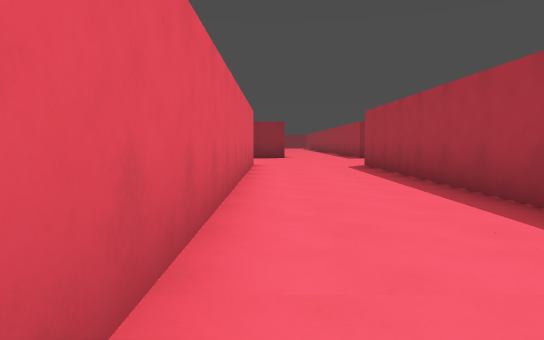
[1] (above)

18 first-person views from a walk through a 3-D level made in the Godot game engine. The camera is 1.2 m above the floor, tilts 4° down and sees 70° across. The floor is counted in squares, 2 m on a side. Each view is taken from the middle of a square. On the plan, view 1 faces up. The plan holds only what a view shows up to about 11 squares ahead; the rest is blank. The place goes on beyond the plan.

[2]
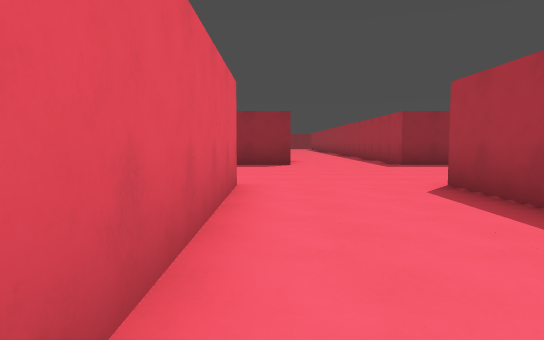

[3]
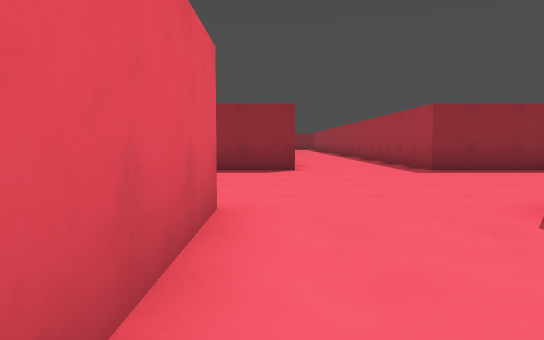

[4]
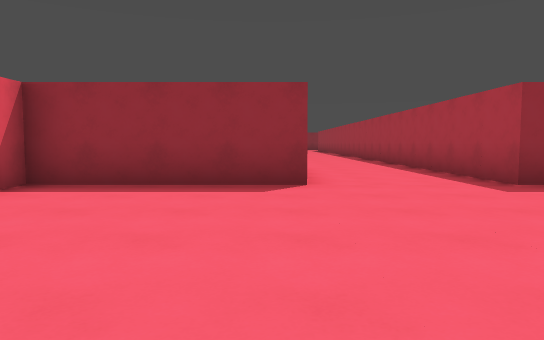

[5]
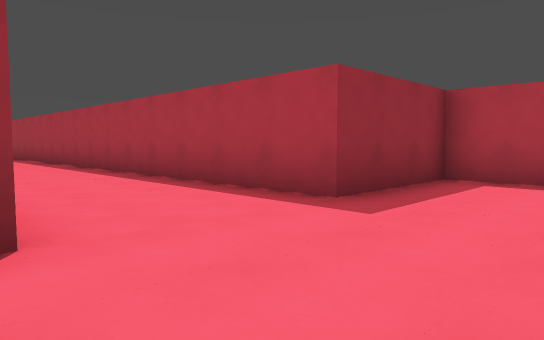

[6]
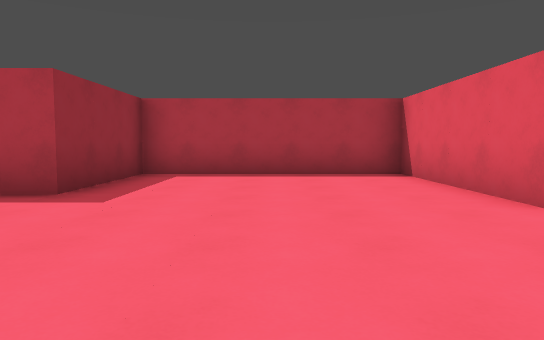

[7]
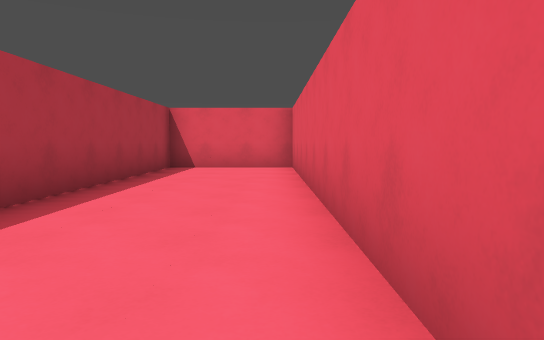

[8]
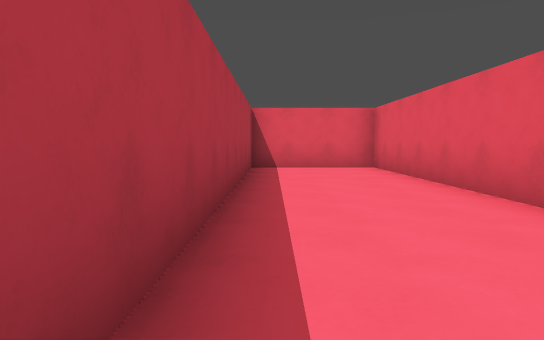

[9]
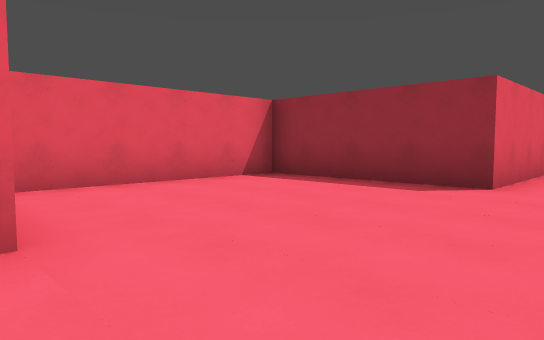

[10]
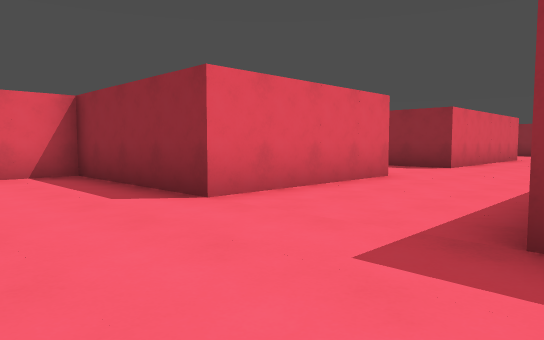

[11]
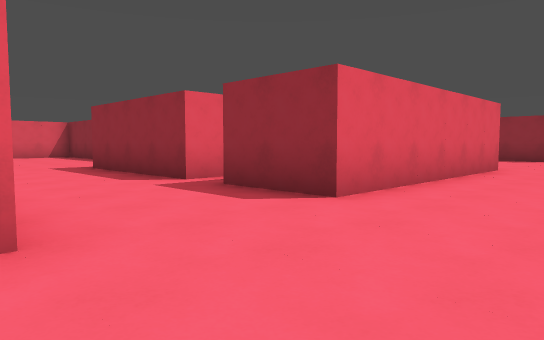

[12]
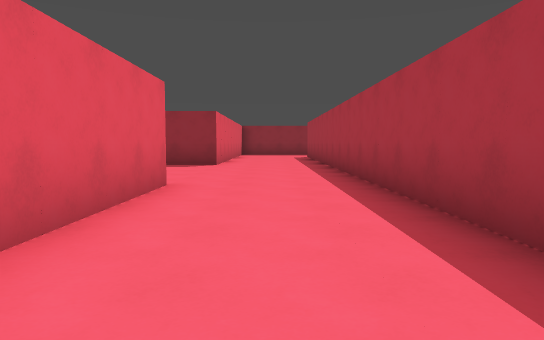

[13]
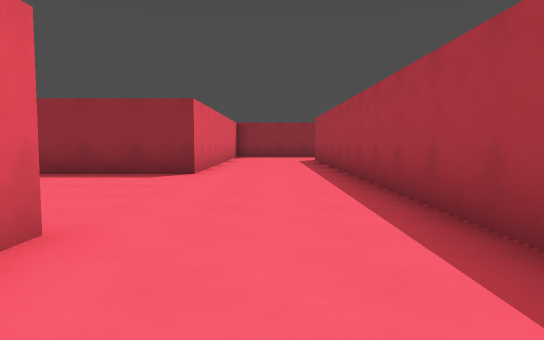

[14]
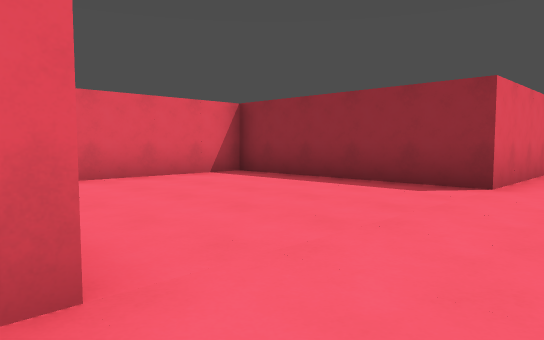

[15]
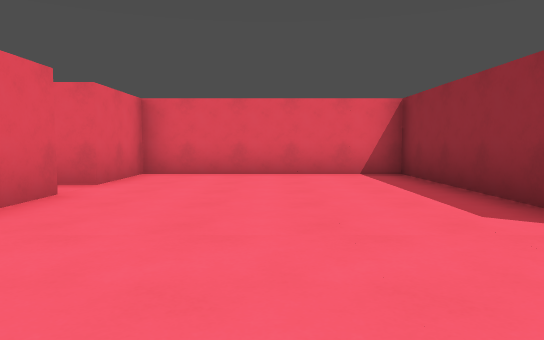

[16]
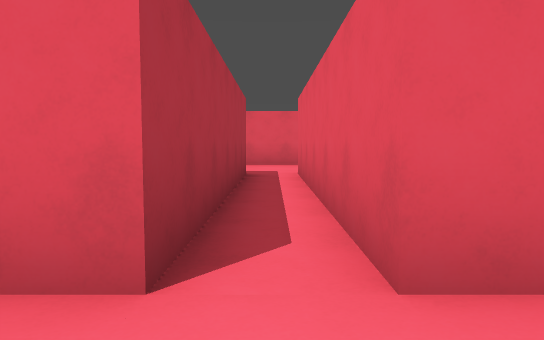

[17]
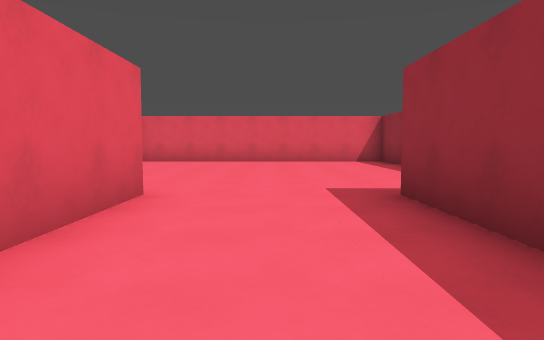

[18]
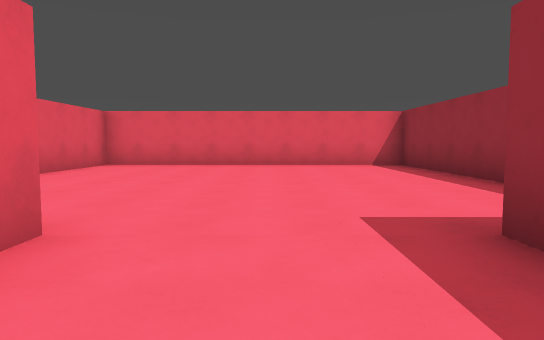

### Floor plan
Points are (right, up) in squares from view 1. A wall is a line through its corners. A room is listed if a view was taken in it or the views show most of it. See-through windows are left out.
Room 1 (views 1, 2, 3, 4, 5, 6, 7, 8, 9, 10, 11, 12, 13, 14, 15, 16, 17, 18)
walls: (0.5, 19.6) (0.5, 15.5) (-3.5, 15.5) (-3.5, 11); (-6.5, 19.5) (-1.2, 19.5); (0.5, 28.6) (0.5, 22.5) (-1.5, 22.5) (-1.5, 28.5) (-0.5, 28.5); (-9.8, 24.5) (-14.5, 24.5) (-14.5, 16.5) (-11.5, 16.5); (-0.5, 10.6) (-0.5, -1.5) (2.5, -1.5) (2.5, 10.5) (6.5, 10.5) (6.5, 15.5) (3.5, 15.5) (3.5, 37); (0.5, 36.9) (0.5, 33.5) (-4.5, 33.5) (-4.5, 28.5) (-2.5, 28.5) (-2.5, 22.5) (-6.5, 22.5)

Positions as (right, up) in squares from view 1, and headings:
1: (0, 0), facing up
2: (0, 5), facing up
3: (0, 7), facing up
4: (0, 10), facing up
5: (0, 13), facing up-right
6: (-1, 13), facing right
7: (0, 8), facing down
8: (2, 8), facing down
9: (2, 10), facing up-left
10: (4, 13), facing up-left
11: (3, 19), facing up-left
12: (2, 23), facing up
13: (2, 26), facing up
14: (2, 28), facing up-left
15: (3, 31), facing left
16: (-2, 30), facing down
17: (-2, 21), facing left
18: (-4, 21), facing left
